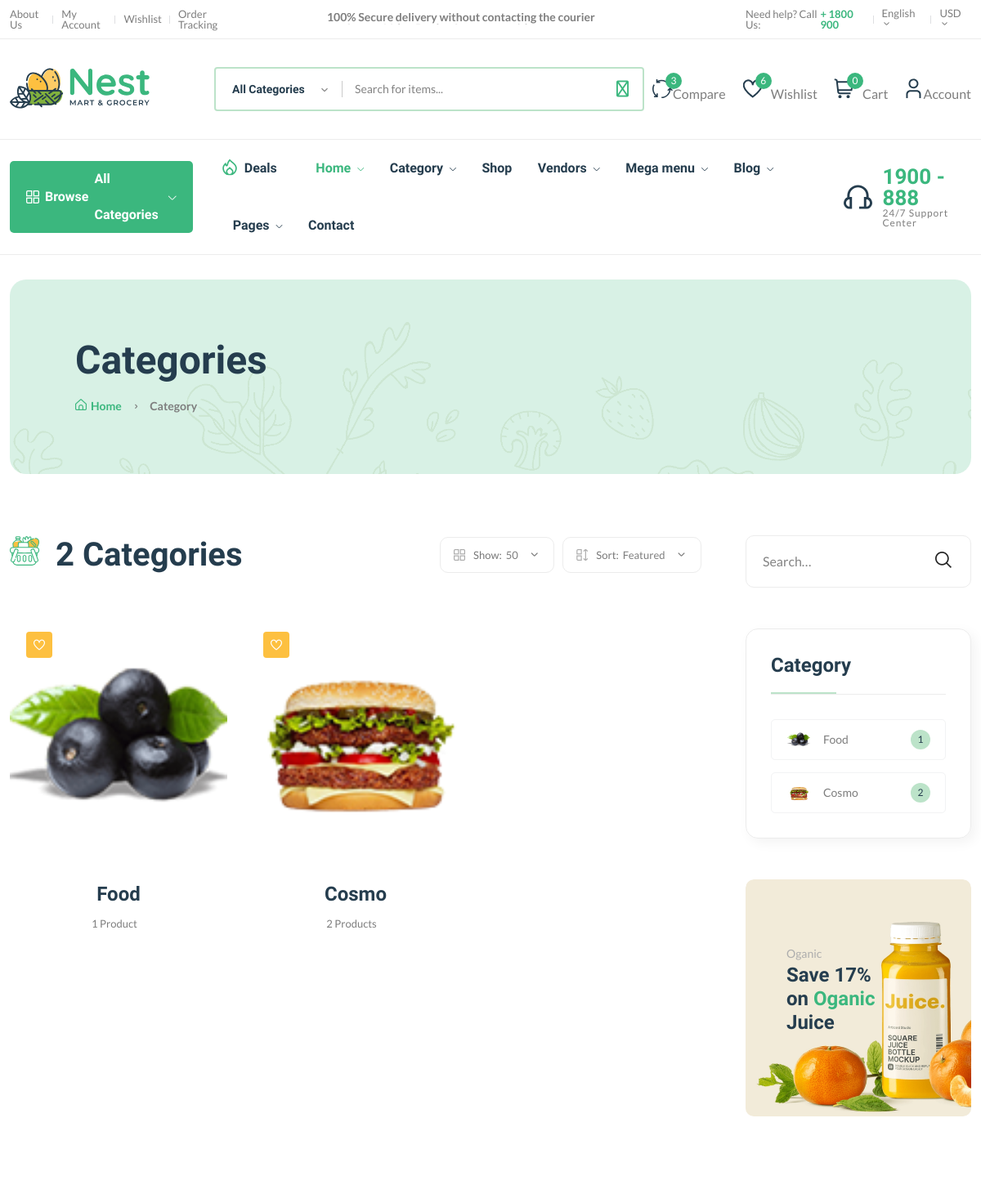
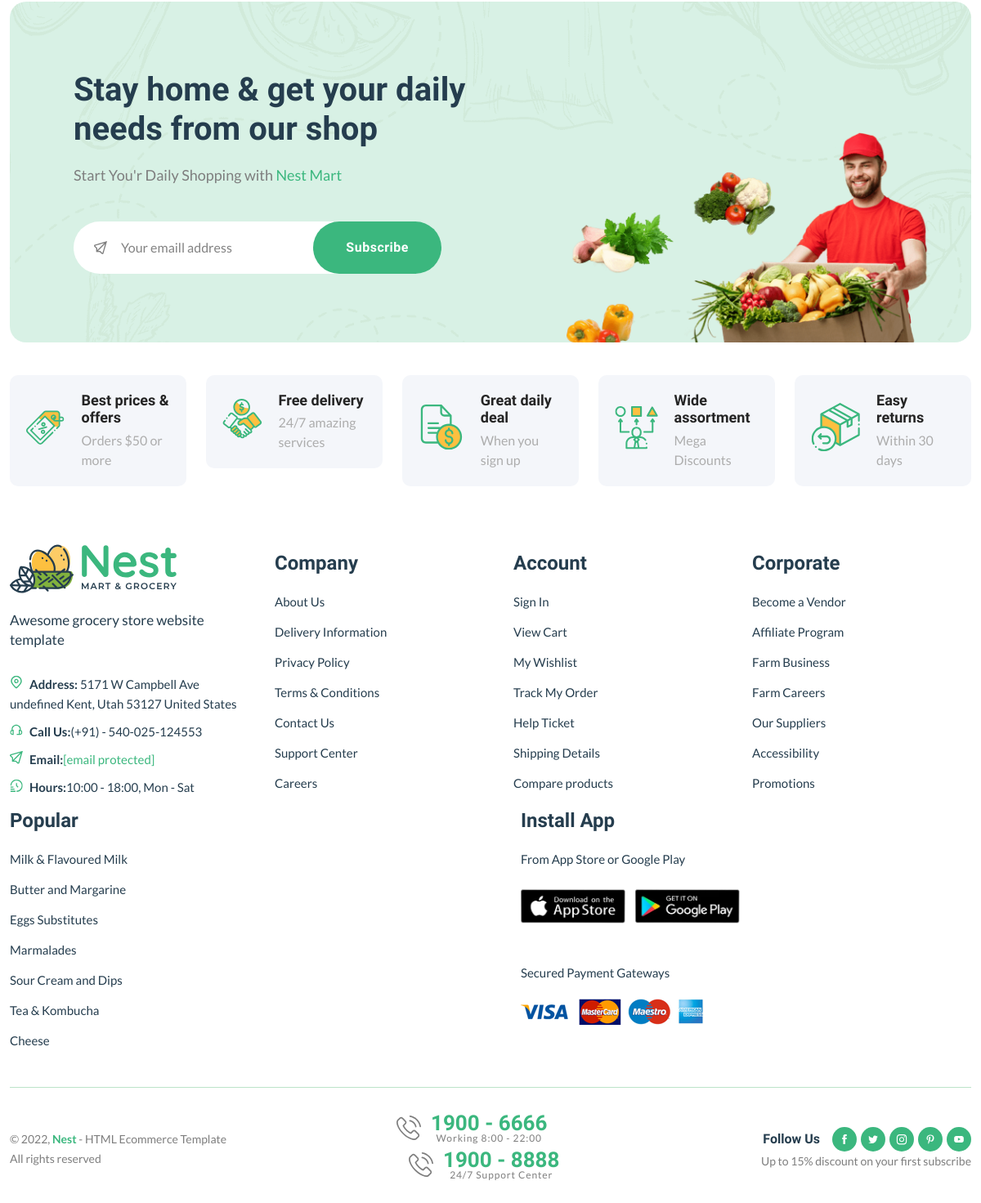
The page /category/ on the database its author committed (2 pictures, top to bottom).
### core/models.py (models this page shows, shortened)
class Category(models.Model):
    cid = ShortUUIDField(unique=True,max_length=30 , prefix="cat",alphabet="abcdefgh12345")
    title=models.CharField(max_length=100,default="Food")
    image=models.ImageField(upload_to="category",default="category.jpeg")
    class Meta:
        verbose_name_plural="Categories"

### core/views.py (the view)
# urls.py: path('category/',views.category_list_view,name='category-list'),
def category_list_view(request):
    categories=Category.objects.all()
    context={
        'categories':categories
    }
    return render(request,'core/category-list.html',context)

### core/context_processor.py (called while the page is built)
def default(request):
    categories=Category.objects.all()
    vendors=Vendor.objects.all()
    try:
     address=Address.objects.get(user=request.user)
    except:
        address=None
    return{
        "categories":categories,
        "address":address,
        "vendors":vendors
    }

### templates/core/category-list.html (shortened to what this page needs)
{% extends 'partials/base.html' %}
{% load static %}
{% block content %}
    <main class="main">
        <div class="page-header mt-30 mb-75">
            <div class="container">
                <div class="archive-header">
                    <div class="row align-items-center">
                        <div class="col-xl-3">
                            <h1 class="mb-15">Categories</h1>
                            <div class="breadcrumb">
                                <a href="/" rel="nofollow"><i class="fi-rs-home mr-5"></i>Home</a>
                                <span></span> Category
                            </div>
                        </div>
                    </div>
                </div>
            </div>
        </div>
        <div class="page-content mb-50">
            <div class="container">
                <div class="row">
                    <div class="col-lg-9">
                        <div class="shop-product-fillter mb-50 pr-30">
                            <div class="totall-product">
                                <h2>
                                    <img class="w-36px mr-10" src="assets/imgs/theme/icons/category-1.svg" alt="" />
                                    {{categories.count}} Categories
                                </h2>
                            </div>
                            <div class="sort-by-product-area">
                                <div class="sort-by-cover mr-10">
                                    <div class="sort-by-product-wrap">
                                        <div class="sort-by">
                                            <span><i class="fi-rs-apps"></i>Show:</span>
                                        </div>
                                        <div class="sort-by-dropdown-wrap">
                                            <span> 50 <i class="fi-rs-angle-small-down"></i></span>
                                        </div>
                                    </div>
                                </div>
                                <div class="sort-by-cover">
                                    <div class="sort-by-product-wrap">
                                        <div class="sort-by">
                                            <span><i class="fi-rs-apps-sort"></i>Sort:</span>
                                        </div>
                                        <div class="sort-by-dropdown-wrap">
                                            <span>Featured <i class="fi-rs-angle-small-down"></i></span>
                                        </div>
                                    </div>
                                </div>
                            </div>
                        </div>
                        <div class="loop-grid pr-30">
                            <div class="row">
                                {% for c in categories %}
                                <article class="col-xl-4 col-lg-6 col-md-6 text-center hover-up mb-30 animated">
                                    <div class="post-thumb">
                                        <a href="{% url 'core:category-product-list' c.cid %}">
                                            <img style="height: 300px; width: 300px; object-fit: cover;" class="border-radius-15" src="{{c.image.url}}" alt="" />
                                        </a>
                                        <div class="entry-meta">
                                            <a class="entry-meta meta-2" href="#"><i class="fi-rs-heart"></i></a>
                                        </div>
                                    </div>
                                    <div class="entry-content-2">
                                        <h4 class="post-title mb-15">
                                            <a href="{% url 'core:category-product-list' c.cid %}">{{ c.title }}</a>
                                        </h4>
                                        <div class="entry-meta font-xs color-grey mt-10 pb-10">
                                            <div>
                                                <span class="hit-count mr-10">{{c.category.count}} Product{{c.category.count|pluralize}}</span>
                                            </div>
                                        </div>
                                    </div>
                                </article>
                                {% endfor %}
                            </div>
                        </div>
                    </div>
                    <div class="col-lg-3 primary-sidebar sticky-sidebar">
                        <div class="widget-area">
                            <div class="sidebar-widget-2 widget_search mb-50">
                                <div class="search-form">
                                    <form action="#">
                                        <input type="text" placeholder="Search…" />
                                        <button type="submit"><i class="fi-rs-search"></i></button>
                                    </form>
                                </div>
                            </div>
                            <div class="sidebar-widget widget-category-2 mb-50">
                                <h5 class="section-title style-1 mb-30">Category</h5>
                                <ul>
                                    {% for c in categories %}
                                    <li>
                                        <a > <img src="{{c.image.url}}" alt="" />{{c.title}}</a><span class="count">{{c.category.count}}</span>
                                    </li>
                                    {% endfor %}
                                </ul>
                            </div>
                            <div class="banner-img wow fadeIn mb-50 animated d-lg-block d-none">
                                <img src="assets/imgs/banner/banner-11.png" alt="" />
                                <div class="banner-text">
                                    <span>Oganic</span>
                                    <h4>
                                        Save 17% <br />
                                        on <span class="text-brand">Oganic</span><br />
                                        Juice
                                    </h4>
                                </div>
                            </div>
                        </div>
                    </div>
                </div>
            </div>
        </div>
    </main>
{% endblock content %}

### rows shown on the page
Category: image (picture), title "Food", category.count "1"
Category: image (picture), title "Cosmo", category.count "2"

### other values the page prints
{{ request.session.cart_data_obj|length }} "0"
{{ categories.count }} "2"
